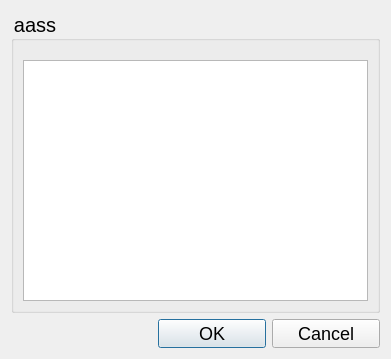
<?xml version="1.0" encoding="UTF-8"?>
<ui version="4.0">
 <class>ListSelectionDialog</class>
 <widget class="QDialog" name="ListSelectionDialog">
  <property name="geometry">
   <rect>
    <x>0</x>
    <y>0</y>
    <width>391</width>
    <height>359</height>
   </rect>
  </property>
  <property name="windowTitle">
   <string>Dialog</string>
  </property>
  <property name="styleSheet">
   <string notr="true">font-size: 15px;
</string>
  </property>
  <layout class="QVBoxLayout" name="verticalLayout">
   <item>
    <widget class="QGroupBox" name="groupBox">
     <property name="font">
      <font>
       <pointsize>-1</pointsize>
      </font>
     </property>
     <property name="styleSheet">
      <string notr="true">font-size: 20px;</string>
     </property>
     <property name="title">
      <string>aass</string>
     </property>
     <property name="flat">
      <bool>false</bool>
     </property>
     <layout class="QVBoxLayout" name="verticalLayout_2">
      <item>
       <spacer name="verticalSpacer">
        <property name="orientation">
         <enum>Qt::Vertical</enum>
        </property>
        <property name="sizeType">
         <enum>QSizePolicy::Minimum</enum>
        </property>
        <property name="sizeHint" stdset="0">
         <size>
          <width>10</width>
          <height>10</height>
         </size>
        </property>
       </spacer>
      </item>
      <item>
       <widget class="QListWidget" name="item_list">
        <property name="styleSheet">
         <string notr="true">font-size: 15px;</string>
        </property>
        <property name="selectionMode">
         <enum>QAbstractItemView::ExtendedSelection</enum>
        </property>
        <property name="selectionBehavior">
         <enum>QAbstractItemView::SelectRows</enum>
        </property>
       </widget>
      </item>
     </layout>
    </widget>
   </item>
   <item>
    <widget class="QDialogButtonBox" name="buttonBox">
     <property name="styleSheet">
      <string notr="true">min-width: 100px;
font-size: 18px;</string>
     </property>
     <property name="orientation">
      <enum>Qt::Horizontal</enum>
     </property>
     <property name="standardButtons">
      <set>QDialogButtonBox::Cancel|QDialogButtonBox::Ok</set>
     </property>
    </widget>
   </item>
  </layout>
 </widget>
 <resources/>
 <connections>
  <connection>
   <sender>buttonBox</sender>
   <signal>accepted()</signal>
   <receiver>ListSelectionDialog</receiver>
   <slot>accept()</slot>
   <hints>
    <hint type="sourcelabel">
     <x>248</x>
     <y>254</y>
    </hint>
    <hint type="destinationlabel">
     <x>157</x>
     <y>274</y>
    </hint>
   </hints>
  </connection>
  <connection>
   <sender>buttonBox</sender>
   <signal>rejected()</signal>
   <receiver>ListSelectionDialog</receiver>
   <slot>reject()</slot>
   <hints>
    <hint type="sourcelabel">
     <x>316</x>
     <y>260</y>
    </hint>
    <hint type="destinationlabel">
     <x>286</x>
     <y>274</y>
    </hint>
   </hints>
  </connection>
 </connections>
</ui>
